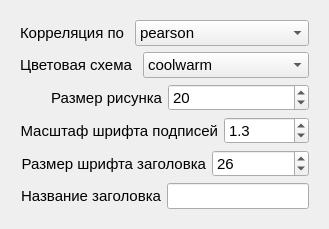
                <widget class="QWidget" name="tab_6">
                 <attribute name="title">
                  <string>Корреляционная матрица</string>
                 </attribute>
                 <layout class="QFormLayout" name="formLayout_2">
                  <item row="0" column="0">
                   <widget class="QFrame" name="frame">
                    <property name="sizePolicy">
                     <sizepolicy hsizetype="Fixed" vsizetype="Preferred">
                      <horstretch>0</horstretch>
                      <verstretch>0</verstretch>
                     </sizepolicy>
                    </property>
                    <property name="layoutDirection">
                     <enum>Qt::LeftToRight</enum>
                    </property>
                    <layout class="QVBoxLayout" name="verticalLayout_19">
                     <item>
                      <layout class="QHBoxLayout" name="horizontalLayout_123">
                       <property name="spacing">
                        <number>10</number>
                       </property>
                       <item>
                        <widget class="QLabel" name="lb_sd_or_minmax_6">
                         <property name="sizePolicy">
                          <sizepolicy hsizetype="Fixed" vsizetype="Fixed">
                           <horstretch>0</horstretch>
                           <verstretch>0</verstretch>
                          </sizepolicy>
                         </property>
                         <property name="font">
                          <font>
                           <pointsize>11</pointsize>
                          </font>
                         </property>
                         <property name="text">
                          <string>Корреляция по</string>
                         </property>
                        </widget>
                       </item>
                       <item>
                        <widget class="QComboBox" name="comboBox_correlation_figs_matrix">
                         <property name="sizePolicy">
                          <sizepolicy hsizetype="Expanding" vsizetype="Fixed">
                           <horstretch>0</horstretch>
                           <verstretch>0</verstretch>
                          </sizepolicy>
                         </property>
                         <property name="font">
                          <font>
                           <pointsize>11</pointsize>
                          </font>
                         </property>
                         <item>
                          <property name="text">
                           <string>pearson</string>
                          </property>
                         </item>
                         <item>
                          <property name="text">
                           <string>kendall</string>
                          </property>
                         </item>
                         <item>
                          <property name="text">
                           <string>spearman</string>
                          </property>
                         </item>
                        </widget>
                       </item>
                      </layout>
                     </item>
                     <item>
                      <layout class="QHBoxLayout" name="horizontalLayout_124">
                       <property name="spacing">
                        <number>10</number>
                       </property>
                       <item>
                        <widget class="QLabel" name="lb_sd_or_minmax_7">
                         <property name="sizePolicy">
                          <sizepolicy hsizetype="Fixed" vsizetype="Fixed">
                           <horstretch>0</horstretch>
                           <verstretch>0</verstretch>
                          </sizepolicy>
                         </property>
                         <property name="font">
                          <font>
                           <pointsize>11</pointsize>
                          </font>
                         </property>
                         <property name="text">
                          <string>Цветовая схема</string>
                         </property>
                        </widget>
                       </item>
                       <item>
                        <widget class="QComboBox" name="comboBox_correlation_color_map_for_figs">
                         <property name="sizePolicy">
                          <sizepolicy hsizetype="Expanding" vsizetype="Fixed">
                           <horstretch>0</horstretch>
                           <verstretch>0</verstretch>
                          </sizepolicy>
                         </property>
                         <property name="font">
                          <font>
                           <pointsize>11</pointsize>
                          </font>
                         </property>
                         <item>
                          <property name="text">
                           <string>coolwarm</string>
                          </property>
                         </item>
                         <item>
                          <property name="text">
                           <string>RdBu_r</string>
                          </property>
                         </item>
                         <item>
                          <property name="text">
                           <string>YlGn</string>
                          </property>
                         </item>
                         <item>
                          <property name="text">
                           <string>BuGn</string>
                          </property>
                         </item>
                         <item>
                          <property name="text">
                           <string>GnBu</string>
                          </property>
                         </item>
                         <item>
                          <property name="text">
                           <string>bwr</string>
                          </property>
                         </item>
                         <item>
                          <property name="text">
                           <string>seismic</string>
                          </property>
                         </item>
                         <item>
                          <property name="text">
                           <string>PiYG</string>
                          </property>
                         </item>
                         <item>
                          <property name="text">
                           <string>RdGy</string>
                          </property>
                         </item>
                         <item>
                          <property name="text">
                           <string>seismic</string>
                          </property>
                         </item>
                         <item>
                          <property name="text">
                           <string>hot</string>
                          </property>
                         </item>
                         <item>
                          <property name="text">
                           <string>inferno</string>
                          </property>
                         </item>
                         <item>
                          <property name="text">
                           <string>gist_heat</string>
                          </property>
                         </item>
                        </widget>
                       </item>
                      </layout>
                     </item>
                     <item>
                      <layout class="QHBoxLayout" name="horizontalLayout_28">
                       <item>
                        <widget class="QLabel" name="lb_size_corr_matrix">
                         <property name="font">
                          <font>
                           <pointsize>11</pointsize>
                          </font>
                         </property>
                         <property name="text">
                          <string>Размер рисунка</string>
                         </property>
                         <property name="alignment">
                          <set>Qt::AlignRight|Qt::AlignTrailing|Qt::AlignVCenter</set>
                         </property>
                        </widget>
                       </item>
                       <item>
                        <widget class="QDoubleSpinBox" name="corr_mat_figsize">
                         <property name="font">
                          <font>
                           <pointsize>11</pointsize>
                          </font>
                         </property>
                         <property name="decimals">
                          <number>0</number>
                         </property>
                         <property name="minimum">
                          <double>1.000000000000000</double>
                         </property>
                         <property name="maximum">
                          <double>100.000000000000000</double>
                         </property>
                         <property name="singleStep">
                          <double>1.000000000000000</double>
                         </property>
                         <property name="value">
                          <double>20.000000000000000</double>
                         </property>
                        </widget>
                       </item>
                      </layout>
                     </item>
                     <item>
                      <layout class="QHBoxLayout" name="horizontalLayout_29">
                       <item>
                        <widget class="QLabel" name="lb_font_in">
                         <property name="font">
                          <font>
                           <pointsize>11</pointsize>
                          </font>
                         </property>
                         <property name="text">
                          <string>Масштаф шрифта подписей</string>
                         </property>
                         <property name="alignment">
                          <set>Qt::AlignRight|Qt::AlignTrailing|Qt::AlignVCenter</set>
                         </property>
                        </widget>
                       </item>
                       <item>
                        <widget class="QDoubleSpinBox" name="font_for_in">
                         <property name="font">
                          <font>
                           <pointsize>11</pointsize>
                          </font>
                         </property>
                         <property name="decimals">
                          <number>1</number>
                         </property>
                         <property name="minimum">
                          <double>0.100000000000000</double>
                         </property>
                         <property name="singleStep">
                          <double>0.100000000000000</double>
                         </property>
                         <property name="value">
                          <double>1.300000000000000</double>
                         </property>
                        </widget>
                       </item>
                      </layout>
                     </item>
                     <item>
                      <layout class="QHBoxLayout" name="horizontalLayout_30">
                       <item>
                        <widget class="QLabel" name="lb_font_out">
                         <property name="font">
                          <font>
                           <pointsize>11</pointsize>
                          </font>
                         </property>
                         <property name="text">
                          <string>Размер шрифта заголовка</string>
                         </property>
                         <property name="alignment">
                          <set>Qt::AlignRight|Qt::AlignTrailing|Qt::AlignVCenter</set>
                         </property>
                        </widget>
                       </item>
                       <item>
                        <widget class="QDoubleSpinBox" name="font_for_out">
                         <property name="font">
                          <font>
                           <pointsize>11</pointsize>
                          </font>
                         </property>
                         <property name="decimals">
                          <number>0</number>
                         </property>
                         <property name="minimum">
                          <double>1.000000000000000</double>
                         </property>
                         <property name="maximum">
                          <double>100.000000000000000</double>
                         </property>
                         <property name="singleStep">
                          <double>1.000000000000000</double>
                         </property>
                         <property name="value">
                          <double>26.000000000000000</double>
                         </property>
                        </widget>
                       </item>
                      </layout>
                     </item>
                     <item>
                      <layout class="QHBoxLayout" name="horizontalLayout_31">
                       <item>
                        <widget class="QLabel" name="lb_name_of_title">
                         <property name="font">
                          <font>
                           <pointsize>11</pointsize>
                          </font>
                         </property>
                         <property name="toolTip">
                          <string>&lt;html&gt;&lt;head/&gt;&lt;body&gt;&lt;p&gt;Название сверху&lt;/p&gt;&lt;/body&gt;&lt;/html&gt;</string>
                         </property>
                         <property name="text">
                          <string>Название заголовка</string>
                         </property>
                         <property name="alignment">
                          <set>Qt::AlignRight|Qt::AlignTrailing|Qt::AlignVCenter</set>
                         </property>
                        </widget>
                       </item>
                       <item>
                        <widget class="QLineEdit" name="name_of_corr_matrix">
                         <property name="sizePolicy">
                          <sizepolicy hsizetype="Fixed" vsizetype="Fixed">
                           <horstretch>0</horstretch>
                           <verstretch>0</verstretch>
                          </sizepolicy>
                         </property>
                         <property name="font">
                          <font>
                           <pointsize>11</pointsize>
                          </font>
                         </property>
                        </widget>
                       </item>
                      </layout>
                     </item>
                    </layout>
                   </widget>
                  </item>
                 </layout>
                </widget>
